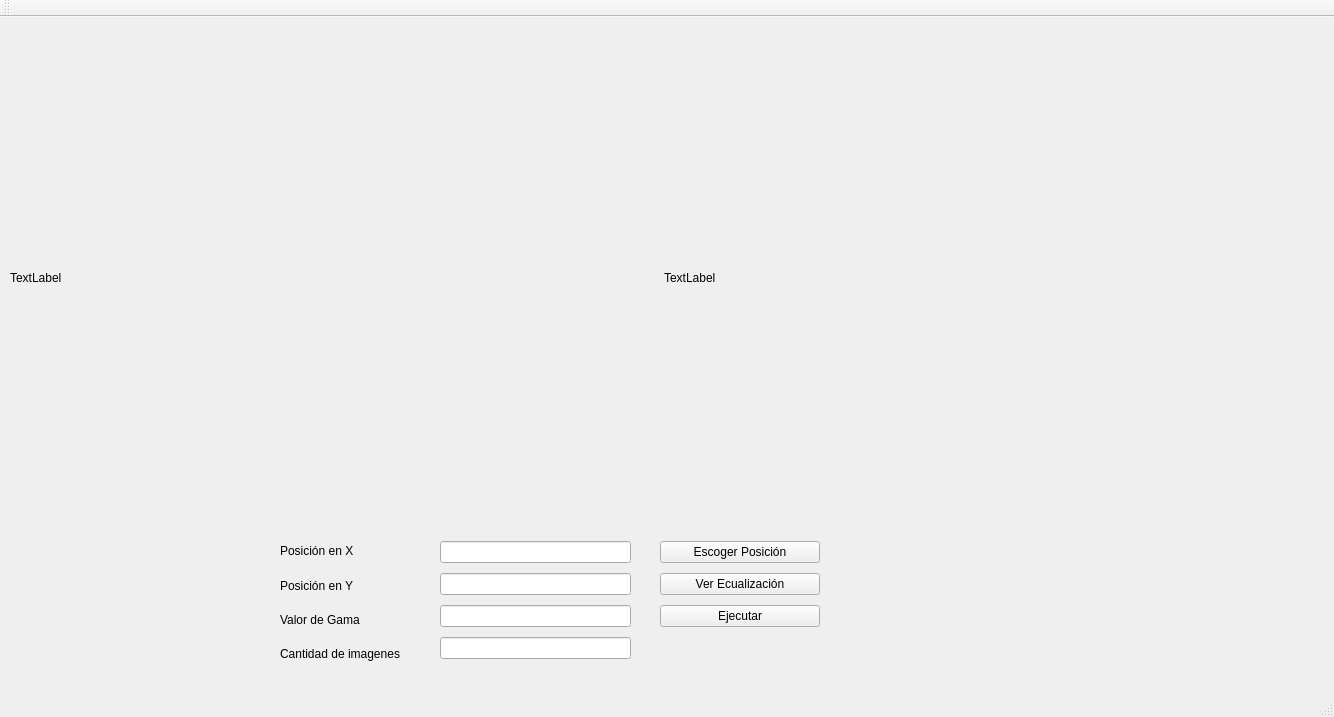
<?xml version="1.0" encoding="UTF-8"?>
<ui version="4.0">
 <class>MainWindow</class>
 <widget class="QMainWindow" name="MainWindow">
  <property name="geometry">
   <rect>
    <x>0</x>
    <y>0</y>
    <width>1334</width>
    <height>717</height>
   </rect>
  </property>
  <property name="sizePolicy">
   <sizepolicy hsizetype="Expanding" vsizetype="Expanding">
    <horstretch>0</horstretch>
    <verstretch>0</verstretch>
   </sizepolicy>
  </property>
  <property name="windowTitle">
   <string>MainWindow</string>
  </property>
  <widget class="QWidget" name="centralwidget">
   <property name="sizePolicy">
    <sizepolicy hsizetype="Expanding" vsizetype="Expanding">
     <horstretch>0</horstretch>
     <verstretch>0</verstretch>
    </sizepolicy>
   </property>
   <widget class="QWidget" name="horizontalLayoutWidget">
    <property name="geometry">
     <rect>
      <x>10</x>
      <y>10</y>
      <width>1301</width>
      <height>501</height>
     </rect>
    </property>
    <layout class="QHBoxLayout" name="horizontalLayout">
     <item>
      <widget class="QLabel" name="lblImg">
       <property name="text">
        <string>TextLabel</string>
       </property>
      </widget>
     </item>
     <item>
      <widget class="QLabel" name="lblImgEspera">
       <property name="text">
        <string>TextLabel</string>
       </property>
      </widget>
     </item>
    </layout>
   </widget>
   <widget class="QWidget" name="verticalLayoutWidget">
    <property name="geometry">
     <rect>
      <x>280</x>
      <y>520</y>
      <width>150</width>
      <height>131</height>
     </rect>
    </property>
    <layout class="QVBoxLayout" name="verticalLayout">
     <item>
      <widget class="QLabel" name="lblX">
       <property name="text">
        <string>Posición en X</string>
       </property>
      </widget>
     </item>
     <item>
      <widget class="QLabel" name="lblY">
       <property name="text">
        <string>Posición en Y</string>
       </property>
      </widget>
     </item>
     <item>
      <widget class="QLabel" name="lblBeta">
       <property name="text">
        <string>Valor de Gama</string>
       </property>
      </widget>
     </item>
     <item>
      <widget class="QLabel" name="label">
       <property name="text">
        <string>Cantidad de imagenes</string>
       </property>
      </widget>
     </item>
    </layout>
   </widget>
   <widget class="QWidget" name="verticalLayoutWidget_2">
    <property name="geometry">
     <rect>
      <x>440</x>
      <y>520</y>
      <width>191</width>
      <height>128</height>
     </rect>
    </property>
    <layout class="QVBoxLayout" name="verticalLayout_2">
     <item>
      <widget class="QLineEdit" name="editX"/>
     </item>
     <item>
      <widget class="QLineEdit" name="editY"/>
     </item>
     <item>
      <widget class="QLineEdit" name="editBeta"/>
     </item>
     <item>
      <widget class="QLineEdit" name="editCantImg"/>
     </item>
    </layout>
   </widget>
   <widget class="QWidget" name="verticalLayoutWidget_3">
    <property name="geometry">
     <rect>
      <x>660</x>
      <y>520</y>
      <width>160</width>
      <height>95</height>
     </rect>
    </property>
    <layout class="QVBoxLayout" name="verticalLayout_3">
     <item>
      <widget class="QPushButton" name="btnCoordenadas">
       <property name="text">
        <string>Escoger Posición</string>
       </property>
      </widget>
     </item>
     <item>
      <widget class="QPushButton" name="btnEcualizar">
       <property name="text">
        <string>Ver Ecualización</string>
       </property>
      </widget>
     </item>
     <item>
      <widget class="QPushButton" name="btnEjecutar">
       <property name="text">
        <string>Ejecutar</string>
       </property>
      </widget>
     </item>
    </layout>
   </widget>
  </widget>
  <widget class="QMenuBar" name="menubar">
   <property name="geometry">
    <rect>
     <x>0</x>
     <y>0</y>
     <width>1334</width>
     <height>24</height>
    </rect>
   </property>
  </widget>
  <widget class="QStatusBar" name="statusbar"/>
  <widget class="QToolBar" name="toolBar">
   <property name="windowTitle">
    <string>toolBar</string>
   </property>
   <attribute name="toolBarArea">
    <enum>TopToolBarArea</enum>
   </attribute>
   <attribute name="toolBarBreak">
    <bool>false</bool>
   </attribute>
  </widget>
 </widget>
 <resources/>
 <connections/>
</ui>
